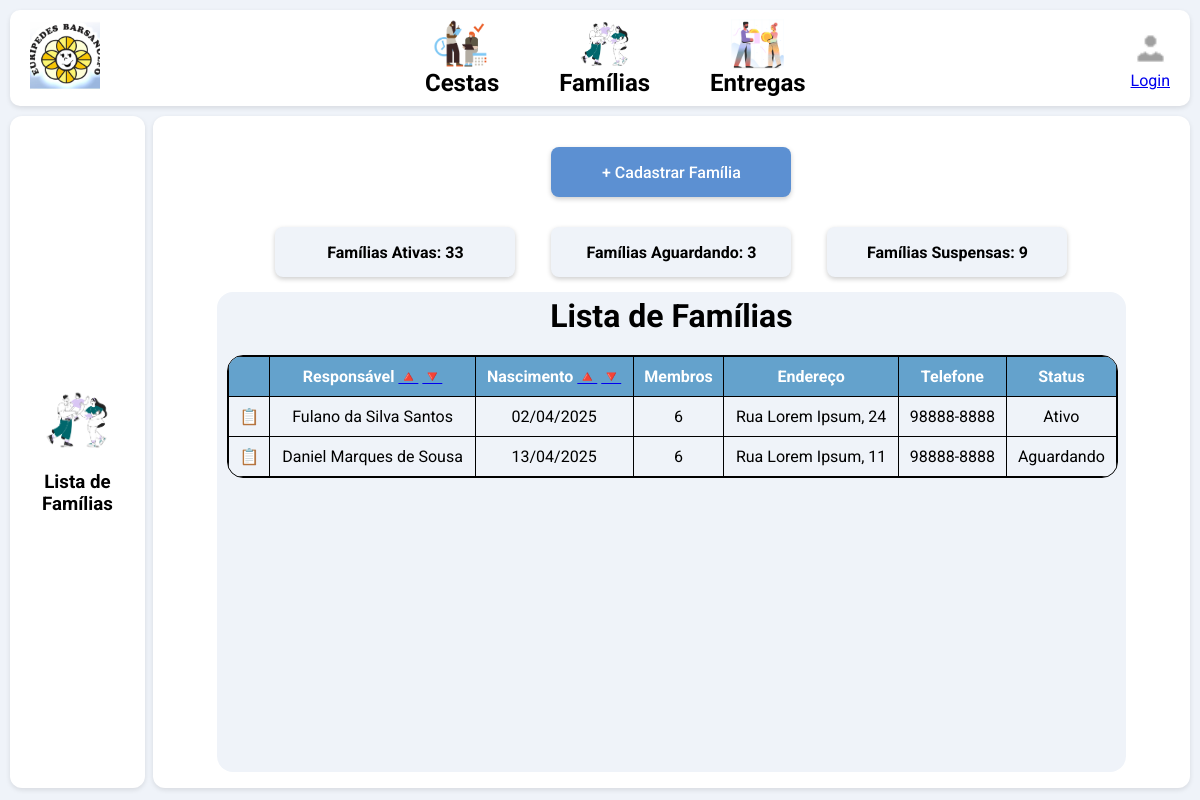
Page /cadastro/lista_familias/?order_by=-nome on the committed database.
### website/models.py (models this page shows, shortened)
class Familia(models.Model):
    data_entrevista = models.DateField()
    nome = models.CharField(max_length=50)
    rg = models.CharField(max_length=12)
    cpf = models.CharField(max_length=14)
    data_nascimento = models.DateField()
    receita_apro = models.DecimalField(max_digits=10, decimal_places=2, null=True, blank=True)
    despesa_apro = models.DecimalField(max_digits=10, decimal_places=2, null=True, blank=True)
    endereco = models.CharField(max_length=50)
    bairro = models.CharField(max_length=50, null=True, blank=True)
    cidade = models.CharField(max_length=50, null=True, blank=True)
    cep = models.CharField(max_length=9, null=True, blank=True)
    ponto_referencia = models.CharField(max_length=50, null=True, blank=True)
    complemento = models.CharField(max_length=50, null=True, blank=True)
    status_atendimento = models.CharField(max_length=20)
    inicio_atendimento = models.DateField(null=True, blank=True)
    termino_atendimento = models.DateField(null=True, blank=True)
    lixo = models.CharField(max_length=50, null=True, blank=True)
    limpeza_casa = models.CharField(max_length=50, null=True, blank=True)
    obs_limpeza = models.CharField(max_length=2000, null=True, blank=True)
    agua = models.CharField(max_length=50, null=True, blank=True)
    esgoto = models.CharField(max_length=50, null=True, blank=True)
    obs_esgoto = models.CharField(max_length=2000, null=True, blank=True)
    tipo_moradia= models.CharField(max_length=20, null=True, blank=True)
    num_comodo = models.IntegerField(null=True, blank=True)
    num_moradores = models.IntegerField(null=True, blank=True)
    banheiro = models.CharField(max_length=10, null=True, blank=True)
    construcao = models.CharField(max_length=50, null=True, blank=True)
    televisor = models.BooleanField(null=True, blank=True)
    geladeira = models.BooleanField(null=True, blank=True)
    celular_smartphone_tablet = models.BooleanField(null=True, blank=True)
    aparelho_som = models.BooleanField(null=True, blank=True)
    maquina_lavar = models.BooleanField(null=True, blank=True)
    carro_moto = models.BooleanField(null=True, blank=True)
    dvd = models.BooleanField(null=True, blank=True)
    computador_notebook = models.BooleanField(null=True, blank=True)
    telefone_internet = models.BooleanField(null=True, blank=True)
    obs_gerais = models.TextField(max_length=2000, null=True, blank=True)

### website/views.py (the view)
# urls.py: path("cadastro/lista_familias/", lista_familias, name="lista_familias"),
def lista_familias(request):
    order_field = request.GET.get('order_by', 'nome')
    valid_fields = ['nome', 'data_nascimento', '-nome', '-data_nascimento']
    if order_field not in valid_fields:
        order_field = 'nome'
    dados_familia = Familia.objects.all().order_by(order_field)
    context = {
        'dados_familia': dados_familia,
        'range': range(20)
    }
    return render(request, "lista_familias.html", context)

### website/templates/lista_familias.html (shortened to what this page needs)
{% load static %}
<!DOCTYPE html>
<html lang="en">
<head>
    <link rel="stylesheet" href="{% static 'css/daniel.css' %}" typer="css">
</head>
<body>
{% include 'includes/nav.html' %}
<div class="main-container">
    <div class="left-column">
        <div class="left-column-content">
        <img src="{% static 'img/familia.png' %}" alt="Example" />
        <h3>Lista de Famílias</h3>
        </div>
    </div>
    <div class="right-column">
        <div class="right-column-content">
            <div class="right-column-buttons-1">
                <div class="buttons-1-row">
                    <div class="button-register-1">
                        + Cadastrar Família
                    </div>
                </div>
                <div class="buttons-1-row">
                    <div class="button-info-1">
                        Famílias Ativas: 33
                    </div>
                    <div class="button-info-1">
                        Famílias Aguardando: 3
                    </div>
                    <div class="button-info-1">
                        Famílias Suspensas: 9
                    </div>
                </div>
            </div>
            <div class="right-column-list-1">
            <h1>Lista de Famílias</h1>
            <div class="table-container">
                <table>
                <thead>
                    <tr>
                    <th></th>
                    <th>Responsável <a href="?order_by=nome">🔺</a> <a href="?order_by=-nome">🔻</a></th>
                    <th>Nascimento <a href="?order_by=data_nascimento">🔺</a> <a href="?order_by=-data_nascimento">🔻</a></th>
                    <th>Membros</th>
                    <th>Endereço</th>
                    <th>Telefone</th>
                    <th>Status</th>
                    </tr>
                </thead>
                <tbody>
                    {% for registro in dados_familia %}
                    <tr>
                    <td>📋</td>
                    <td>{{ registro.nome }}</td>
                    <td>{{ registro.data_nascimento|date:"d/m/Y" }}</td>
                    <td>6</td>
                    <td>{{ registro.endereco }}</td>
                    <td>98888-8888</td>
                    <td>{{ registro.status_atendimento }}</td>
                    </tr>
                    {% endfor %}
                </tbody>
                </table>
            </div>
            </div>
        </div>
    </div>
</div>
</body>
</html>

### static/css/daniel.css (style rules this page uses)
* { margin: 0; padding: 0; box-sizing: border-box; font-family: 'Roboto', sans-serif; }
body { background: #EFF3F9; flex-direction: column; }
h1 { margin: 5px; }
.main-container { display: flex; gap: 0.5rem; height: 84vh; box-sizing: border-box; margin: 10px; }
.left-column { flex: 0.25; box-shadow: 0 2px 5px rgba(0,0,0,0.1); background-color: #fff; border-radius: 12px; align-content: center; }
.left-column-content { padding: 2rem; text-align: center; }
.left-column-content img { display: inline-block; max-width: 100%; height: auto; border-radius: 8px; margin-bottom: 1rem; }
.right-column { flex: 2; background-color: #ffffff; padding: 1rem; border-radius: 12px; box-shadow: 0 2px 5px rgba(0,0,0,0.1); display: flex; flex-direction: column; overflow: auto; }
.right-column-content { padding-right: 3rem; padding-left: 3rem; text-align: center; flex-direction: column; height: 100%; width: 100%; flex: 1; display: flex; }
.right-column-buttons-1 { flex: 0.25; display: flex; flex-direction: column; height: 100%; }
.buttons-1-row { flex: 1; display: flex; align-items: center; justify-content: center; height: 100%; gap: 3vw; }
.button-register-1 { display: inline-block; background-color: #5C90D2; color: #ffffff; width: 240px; height: 50px; border: none; border-radius: 8px; font-size: 16px; font-weight: 500; text-decoration: none; align-content: center; cursor: pointer; text-align: center; transition: background-color 0.3s ease, box-shadow 0.3s ease; box-shadow: 0 2px 5px rgba(0, 0, 0, 0.2); }
.button-info-1 { display: inline-block; background-color: #EFF3F9; color: #000000; width: 240px; height: 50px; border: none; border-radius: 8px; font-size: 16px; font-weight: 500; text-decoration: none; align-content: center; cursor: pointer; text-align: center; transition: background-color 0.3s ease, box-shadow 0.3s ease; box-shadow: 0 2px 5px rgba(0, 0, 0, 0.2); font-weight: bold; }
.right-column-list-1 { flex: 0.75; border-radius: 16px; background-color: #EFF3F9; }
.table-container { width: 98%; max-height: 500px; overflow: auto; border: 1px solid #000; margin-top: 20px; margin-left: 10px; margin-right: 10px; border-radius: 16px; }
table { width: 100%; border-collapse: collapse; }
table th, table td { border: 1px solid #000; padding: 10px; text-align: center; }
table th { background-color: rgb(100, 162, 204); color: white; font-weight: bold; position: sticky; top: 0; z-index: 2; }

### rows in the picture
Familia: nome "Fulano da Silva Santos", data_nascimento "02/04/2025", endereco "Rua Lorem Ipsum, 24", status_atendimento "Ativo"
Familia: nome "Daniel Marques de Sousa", data_nascimento "13/04/2025", endereco "Rua Lorem Ipsum, 11", status_atendimento "Aguardando"
